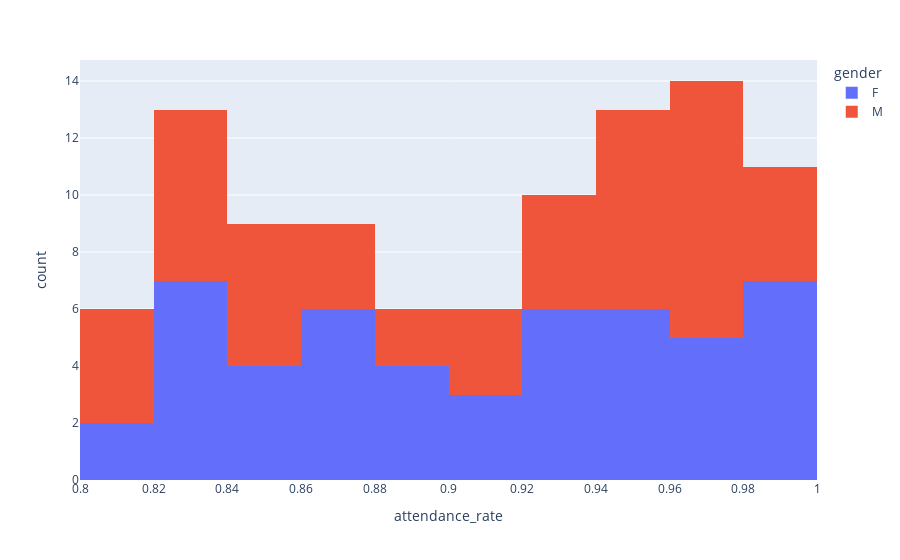

The cell this chart's notebook holds for it:
### Code cell
fig = px.histogram(student_marks, x = 'attendance_rate', color='gender', nbins=10)
fig.show()

### Figure 1 — Plotly figure (JSON) as saved in the notebook; plotly's stock layout.template omitted (floating-point values rounded to 4 significant figures)
{"data": [{"bingroup": "x", "hovertemplate": "gender=F<br>attendance_rate=%{x}<br>count=%{y}<extra></extra>", "legendgroup": "F", "marker": {"color": "#636efa", "pattern": {"shape": ""}}, "name": "F", "nbinsx": 10, "orientation": "v", "showlegend": true, "type": "histogram", "x": [0.89, 0.83, 0.92, 0.94, 0.97, 0.97, 0.8, 0.92, 0.94, 0.99, 0.87, 0.99, 0.95, 0.98, 0.89, 0.85, 0.88, 0.82, 0.85, 0.92, 0.83, 0.87, 1.0, 0.88, 0.87, 0.99, 0.98, 0.97, 0.93, 0.91, 0.83, 0.92, 0.94, 0.91, 0.84, 0.99, 0.91, 0.96, 0.92, 0.86, 0.85, 0.95, 0.86, 0.96, 0.83, 0.86, 0.81, 0.82, 0.82, 0.94, 0.98], "xaxis": "x", "yaxis": "y"}, {"bingroup": "x", "hovertemplate": "gender=M<br>attendance_rate=%{x}<br>count=%{y}<extra></extra>", "legendgroup": "M", "marker": {"color": "#EF553B", "pattern": {"shape": ""}}, "name": "M", "nbinsx": 10, "orientation": "v", "showlegend": true, "type": "histogram", "x": [0.98, 0.8, 0.95, 0.84, 0.93, 0.84, 0.96, 0.95, 0.92, 0.81, 0.9, 1.0, 0.97, 0.86, 0.99, 0.95, 1.0, 0.96, 0.96, 0.97, 0.83, 0.83, 0.88, 0.84, 0.98, 0.91, 0.99, 0.87, 0.97, 0.97, 0.87, 0.8, 0.88, 0.97, 0.92, 0.85, 0.95, 0.81, 0.82, 0.93, 0.94, 0.94, 0.82, 0.83, 0.84, 0.91, 0.83, 0.97, 0.95], "xaxis": "x", "yaxis": "y"}], "layout": {"barmode": "relative", "legend": {"title": {"text": "gender"}, "tracegroupgap": 0}, "margin": {"t": 60}, "xaxis": {"anchor": "y", "domain": [0, 1], "title": {"text": "attendance_rate"}}, "yaxis": {"anchor": "x", "domain": [0, 1], "title": {"text": "count"}}}}
